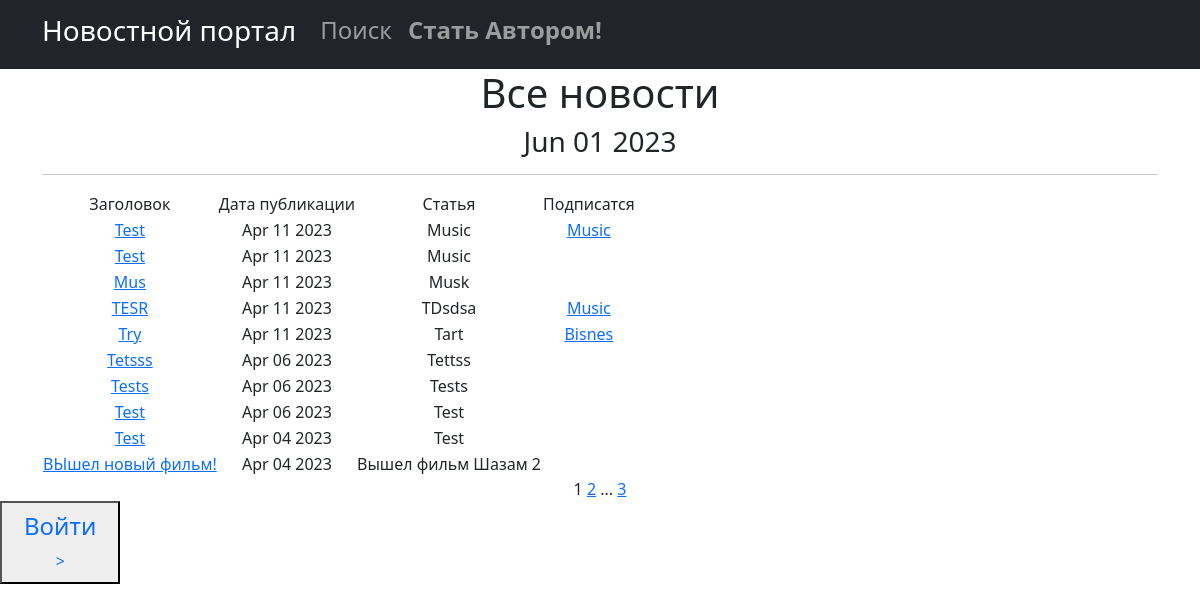
Before: /news/ with the older database file.
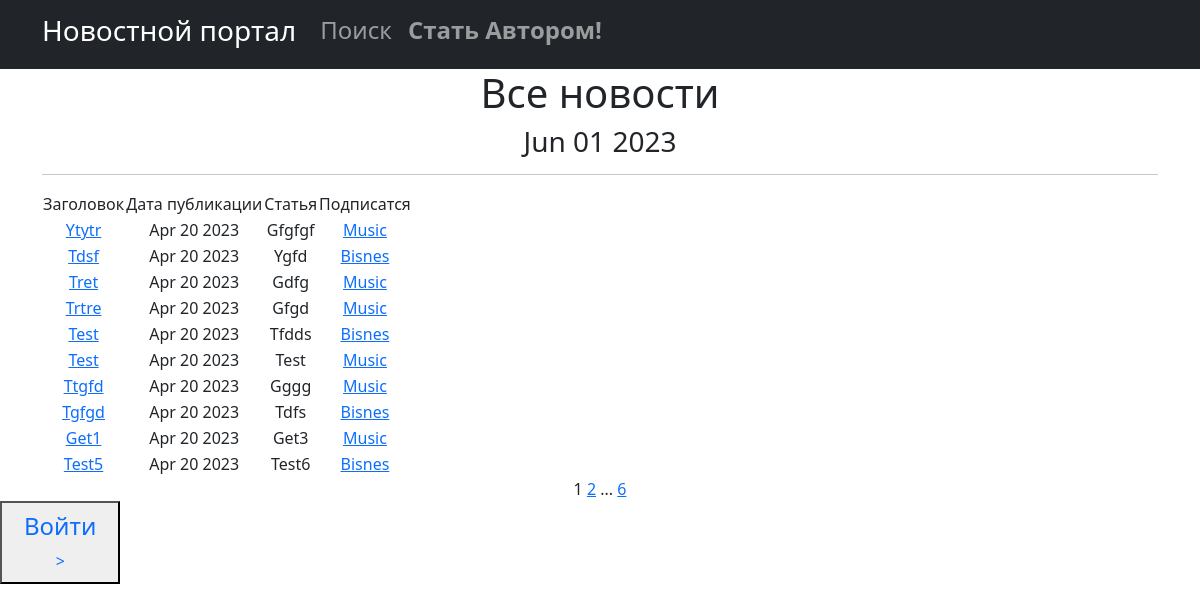
After: the same page with the newer database file.
### new/models.py (models this page shows, shortened)
class Post(models.Model):
    NEWS = 'NW'
    ARTICLE = 'AR'
    CATEGORY_CHOICES = [
        (NEWS, 'Новость'),
        (ARTICLE, 'Статья'),
    ]
    author = models.ForeignKey(Author, on_delete=models.CASCADE,)
    categoryType = models.CharField(max_length=2, choices=CATEGORY_CHOICES, default=ARTICLE)
    dateCreation = models.DateTimeField(auto_now_add=True)
    postCategory = models.ManyToManyField(Category, through='PostCategory')
    tittle = models.CharField(max_length=128)
    text = models.TextField()
    rating = models.SmallIntegerField(default=0)

class Category(models.Model):
    name = models.CharField(max_length=128, unique=True)
    subscribers = models.ManyToManyField(User, related_name='categories')
    def __str__(self):
        return self.name

### new/views.py (the view)
# urls.py: path('', cache_page(60)(PostList.as_view()), name = 'post_list'),
class PostList(ListView):
    logger.info('INFO')
    model = Post
    ordering = 'text'
    template_name = 'post.html'
    context_object_name = 'post'
    paginate_by = 10
    def get_context_data(self, **kwargs):
        context = super().get_context_data(**kwargs)
        context['is_author'] = self.request.user.groups.filter(name='author').exists()
        context['time_now'] = datetime.utcnow()
        context['next_sale'] = None
        return context
    def get_queryset(self):
        times = Post.objects.all().order_by('-dateCreation')
        return times

### new/templatetags/custom_filters.py (called while the page is built)
@register.filter()
def censor(value):
    x='теракт'
    c='редиска'
    if x in value:
        a= value.replace('теракт', 'т*****')
        return a
    if c in value:
        d= value.replace('редиска', 'р******')
        return d
    try:
        x = str(x)
        c = str(c)
    except:
        print('Введено не слово')
    else:
        return value

### templates/post.html (shortened to what this page needs)
{% extends 'flatpages/default.html' %}
{% load custom_filters %}
{% block content %}
   <h1>Все новости</h1>
    <h3>{{ time_now|date:'M d Y' }}</h3>
   <hr>
    {% if post %}
       <table>
           <tr>
               <td>Заголовок</td>
               <td>Дата публикации</td>
               <td>Статья</td>
                <td>Подписатся</td>
           </tr>
           {% for posts in post %}
           <tr>
               <td><a href="{% url 'post_detail' posts.id %}"> {{ posts.tittle|censor }}</a></td>
               <td>{{ posts.dateCreation|date:'M d Y'}}</td>
               <td>{{ posts.text|truncatechars:20|censor}}</td>
               <td>
                   {% for category in posts.postCategory.all %}
                    <a href="{% url 'category_list' category.id %}">{{ category }}</a>
                        {% endfor %}
               </td>
               <td>
                </td>
           </tr>
           {% endfor %}
       </table>
   {% else %}
       <h2>Статей нет!</h2>
    {% endif %}
   {{ page_obj.number }}
   {% if page_obj.has_next %}
       <a href="?page={{ page_obj.next_page_number }}">{{ page_obj.next_page_number }}</a>
       {% if paginator.num_pages != page_obj.next_page_number %}
           ...
           <a href="?page={{ page_obj.paginator.num_pages }}">{{ page_obj.paginator.num_pages }}</a>
       {% endif %}
   {% endif %}
{% endblock content %}

Changed rows visible on the page:
no longer on this page (row unchanged): Post: tittle|censor "Test", dateCreation "Apr 11 2023", text|censor "Music", Category (name "Music")
no longer on this page (row unchanged): Post: tittle|censor "Test", dateCreation "Apr 11 2023", text|censor "Music"
no longer on this page (row unchanged): Post: tittle|censor "Mus", dateCreation "Apr 11 2023", text|censor "Musk"
no longer on this page (row unchanged): Post: tittle|censor "TESR", dateCreation "Apr 11 2023", text|censor "TDsdsa", Category (name "Music")
no longer on this page (row unchanged): Post: tittle|censor "Try", dateCreation "Apr 11 2023", text|censor "Tart", Category (name "Bisnes")
no longer on this page (row unchanged): Post: tittle|censor "Tetsss", dateCreation "Apr 06 2023", text|censor "Tettss"
no longer on this page (row unchanged): Post: tittle|censor "Tests", dateCreation "Apr 06 2023", text|censor "Tests"
no longer on this page (row unchanged): Post: tittle|censor "Test", dateCreation "Apr 06 2023", text|censor "Test"
no longer on this page (row unchanged): Post: tittle|censor "Test", dateCreation "Apr 04 2023", text|censor "Test"
no longer on this page (row unchanged): Post: tittle|censor "ВЫшел новый фильм!", dateCreation "Apr 04 2023", text|censor "Вышел фильм Шазам 2"
added Post: tittle|censor "Ytytr", dateCreation "Apr 20 2023", text|censor "Gfgfgf", Category (name "Music")
added Post: tittle|censor "Tdsf", dateCreation "Apr 20 2023", text|censor "Ygfd", Category (name "Bisnes")
added Post: tittle|censor "Tret", dateCreation "Apr 20 2023", text|censor "Gdfg", Category (name "Music")
added Post: tittle|censor "Trtre", dateCreation "Apr 20 2023", text|censor "Gfgd", Category (name "Music")
added Post: tittle|censor "Test", dateCreation "Apr 20 2023", text|censor "Tfdds", Category (name "Bisnes")
added Post: tittle|censor "Test", dateCreation "Apr 20 2023", text|censor "Test", Category (name "Music")
added Post: tittle|censor "Ttgfd", dateCreation "Apr 20 2023", text|censor "Gggg", Category (name "Music")
added Post: tittle|censor "Tgfgd", dateCreation "Apr 20 2023", text|censor "Tdfs", Category (name "Bisnes")
added Post: tittle|censor "Get1", dateCreation "Apr 20 2023", text|censor "Get3", Category (name "Music")
added Post: tittle|censor "Test5", dateCreation "Apr 20 2023", text|censor "Test6", Category (name "Bisnes")
Other visible differences:
{{ page_obj.paginator.num_pages }}: "3" → "6"
